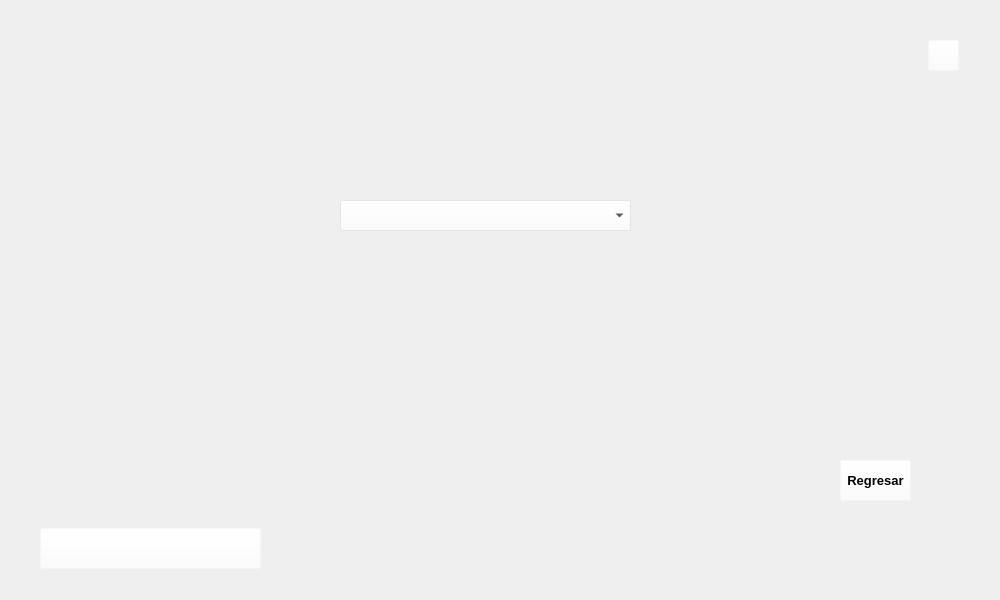
<?xml version="1.0" encoding="UTF-8"?>
<ui version="4.0">
 <class>Form</class>
 <widget class="QWidget" name="Form">
  <property name="geometry">
   <rect>
    <x>0</x>
    <y>0</y>
    <width>1000</width>
    <height>600</height>
   </rect>
  </property>
  <property name="windowTitle">
   <string>Form</string>
  </property>
  <widget class="QLabel" name="imgfondo">
   <property name="geometry">
    <rect>
     <x>0</x>
     <y>0</y>
     <width>1000</width>
     <height>600</height>
    </rect>
   </property>
   <property name="styleSheet">
    <string notr="true">border-image: url(:/img/imgreserva.png);</string>
   </property>
   <property name="text">
    <string/>
   </property>
  </widget>
  <widget class="QPushButton" name="btn_close">
   <property name="geometry">
    <rect>
     <x>928</x>
     <y>40</y>
     <width>31</width>
     <height>31</height>
    </rect>
   </property>
   <property name="styleSheet">
    <string notr="true">background-color: rgba(255, 255, 255, 0);</string>
   </property>
   <property name="text">
    <string/>
   </property>
  </widget>
  <widget class="QPushButton" name="btn_regresar">
   <property name="geometry">
    <rect>
     <x>840</x>
     <y>460</y>
     <width>71</width>
     <height>41</height>
    </rect>
   </property>
   <property name="font">
    <font>
     <pointsize>10</pointsize>
     <weight>75</weight>
     <bold>true</bold>
    </font>
   </property>
   <property name="styleSheet">
    <string notr="true">background-color: rgb(255, 255, 255, 0);</string>
   </property>
   <property name="text">
    <string>Regresar</string>
   </property>
  </widget>
  <widget class="QComboBox" name="boxpelicula">
   <property name="geometry">
    <rect>
     <x>340</x>
     <y>200</y>
     <width>291</width>
     <height>31</height>
    </rect>
   </property>
   <property name="font">
    <font>
     <family>Times New Roman</family>
     <pointsize>12</pointsize>
    </font>
   </property>
   <property name="styleSheet">
    <string notr="true">background-color: rgba(255, 255, 255, 70);</string>
   </property>
  </widget>
  <widget class="QLabel" name="duracion">
   <property name="geometry">
    <rect>
     <x>343</x>
     <y>265</y>
     <width>281</width>
     <height>31</height>
    </rect>
   </property>
   <property name="font">
    <font>
     <pointsize>12</pointsize>
    </font>
   </property>
   <property name="styleSheet">
    <string notr="true">background-color: rgb(255, 255, 255, 0);
</string>
   </property>
   <property name="text">
    <string>&lt;html&gt;&lt;head/&gt;&lt;body&gt;&lt;p&gt;&lt;br/&gt;&lt;/p&gt;&lt;/body&gt;&lt;/html&gt;</string>
   </property>
  </widget>
  <widget class="QLabel" name="genero">
   <property name="geometry">
    <rect>
     <x>343</x>
     <y>337</y>
     <width>281</width>
     <height>31</height>
    </rect>
   </property>
   <property name="font">
    <font>
     <pointsize>12</pointsize>
    </font>
   </property>
   <property name="styleSheet">
    <string notr="true">background-color: rgb(255, 255, 255, 0);
</string>
   </property>
   <property name="text">
    <string>&lt;html&gt;&lt;head/&gt;&lt;body&gt;&lt;p&gt;&lt;br/&gt;&lt;/p&gt;&lt;/body&gt;&lt;/html&gt;</string>
   </property>
  </widget>
  <widget class="QLabel" name="idioma">
   <property name="geometry">
    <rect>
     <x>343</x>
     <y>400</y>
     <width>281</width>
     <height>31</height>
    </rect>
   </property>
   <property name="font">
    <font>
     <pointsize>12</pointsize>
    </font>
   </property>
   <property name="styleSheet">
    <string notr="true">background-color: rgb(255, 255, 255, 0);
</string>
   </property>
   <property name="text">
    <string>&lt;html&gt;&lt;head/&gt;&lt;body&gt;&lt;p&gt;&lt;br/&gt;&lt;/p&gt;&lt;/body&gt;&lt;/html&gt;</string>
   </property>
  </widget>
  <widget class="QPushButton" name="btn_reservar">
   <property name="geometry">
    <rect>
     <x>40</x>
     <y>528</y>
     <width>221</width>
     <height>41</height>
    </rect>
   </property>
   <property name="styleSheet">
    <string notr="true">background-color: rgba(255, 255, 255, 0);</string>
   </property>
   <property name="text">
    <string/>
   </property>
  </widget>
 </widget>
 <resources>
  <include location="img_rc.qrc"/>
 </resources>
 <connections/>
</ui>
